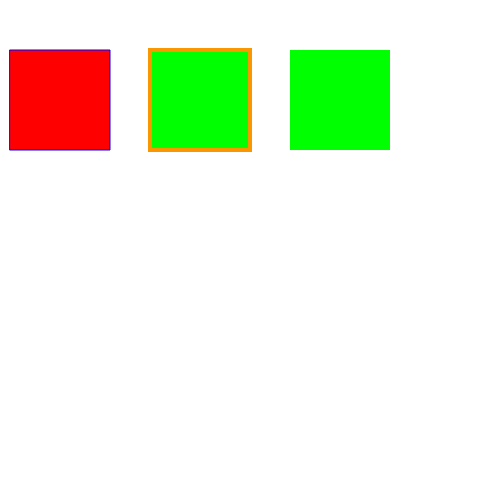
Frame 1 (no input)
Frame 60 (no input): identical to frame 1, image omitted
Frame 120 (the mouse pressed at the canvas centre since frame 60): identical to frame 1, image omitted

The p5.js sketch that drew this single still picture (run headless with seeded random() and noise() and a simulated clock; from frame 60 on, the mouse is pressed at the canvas centre):

// p5.js sketch
// ── sketch.js
function setup() {
  createCanvas(500, 500);
}

function draw() {
  background(255); //fondo blanco
  strokeWeight(1);
  stroke(0, 0, 255); //linea azul
  fill(255, 0, 0); //relleno de color rojo
  rect(10, 50, 100, 100);
  strokeWeight(4);
  stroke(250, 150, 0); //linea naranja
  fill (0, 255, 0);//relleno de color verde
  rect (150, 50, 100, 100);
  noStroke(); //funcion para desactivar la linea de outline
  rect (290, 50, 100, 100); //queda de color verde porque es la ultima instruccion de relleno que recibió
}
